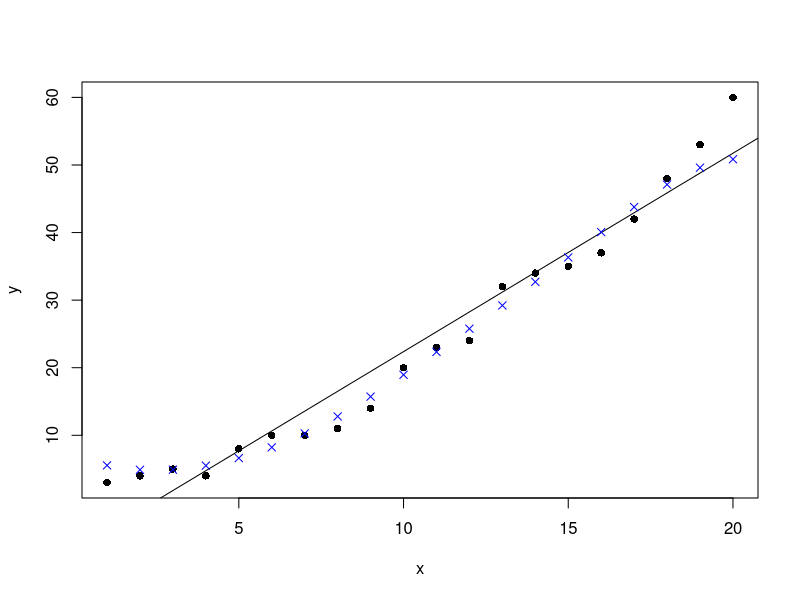
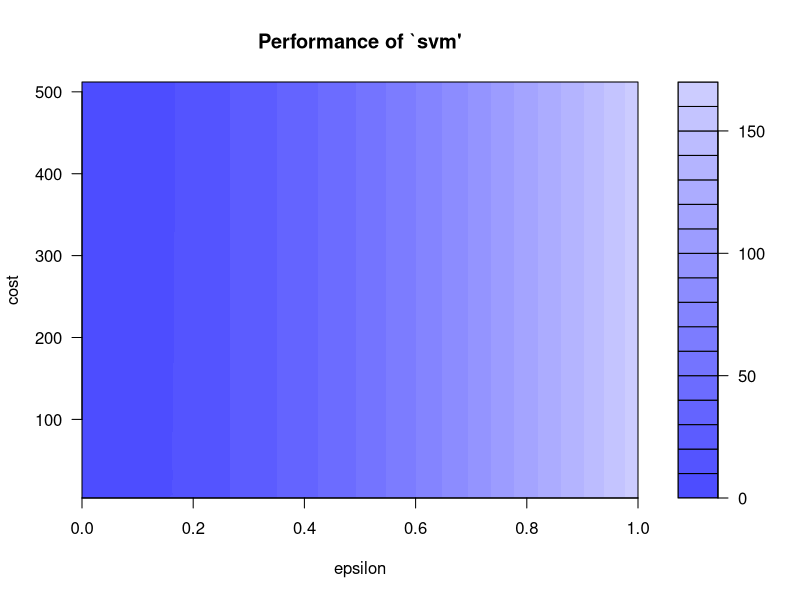
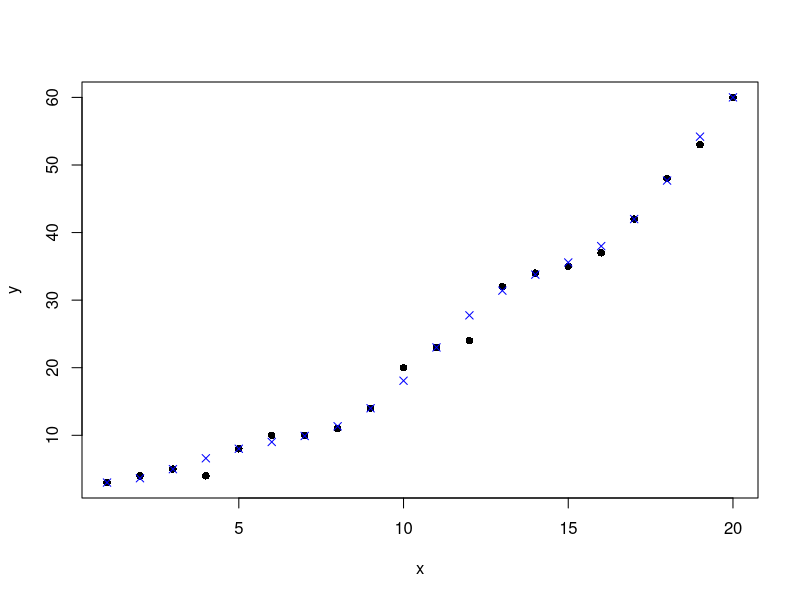

These charts were generated, in order, by the following R code:
x=c(1,2,3,4,5,6,7,8,9,10,11,12,13,14,15,16,17,18,19,20)
y=c(3,4,5,4,8,10,10,11,14,20,23,24,32,34,35,37,42,48,53,60)

#Create a data frame of the data
train=data.frame(x,y)


# Let's see how our data looks like. For this we use the plot function

#Plot the dataset
plot(train,pch=16)

# Linear regression
model = lm(y ~ x, train)

abline(model)

library(e1071)

# fit a SVM model
model_svm <- svm(y ~ x, train )

# use the prediction on the data
pred <- predict(model_svm, newdata = train)

# Plot the predictions and see our model
points(train$x, pred, col="blue", pch=4)

# Let's calculate RMSE (Root mean Square Error) for both the models

error <- model$residuals
lm_errors <- sqrt(mean(error^2)) # 3.832

# For svm we have to manually calulate the difference between actual values(train$y) with our predictions(pred)

error_2 <- train$y - pred
svm_error <- sqrt(mean(error_2 ^ 2)) # 2.696


# In this case the Linear model ahs RMSE of ~3.832 and SVM has the same of ~2.696, so this is clear that the SVM has accuracy higher than the linear regression. 
# We can further improve our SVM model and tune it so that the error is even lower.

svm_tune <- tune(svm, y ~ x, data = train,
                 ranges = list(epsilon = seq(0,1,0.1), cost= 2 ^(2:9))
                 )


# The best.performance denotes MSE.
sqrt(svm_tune$best.performance)

# Let's extract the best model 

# Best model
best_model_svm <- svm_tune$best.model
best_model_pred <- predict(best_model_svm, train)

# Let's find out the RMSE for the best model

best_model_error <- train$y - best_model_pred
best_model_rmse <- sqrt(mean(best_model_error ^ 2)) # 1.159

plot(svm_tune)

plot(train, pch=16)
points(x = train$x, y = best_model_pred, col="blue", pch=4)
